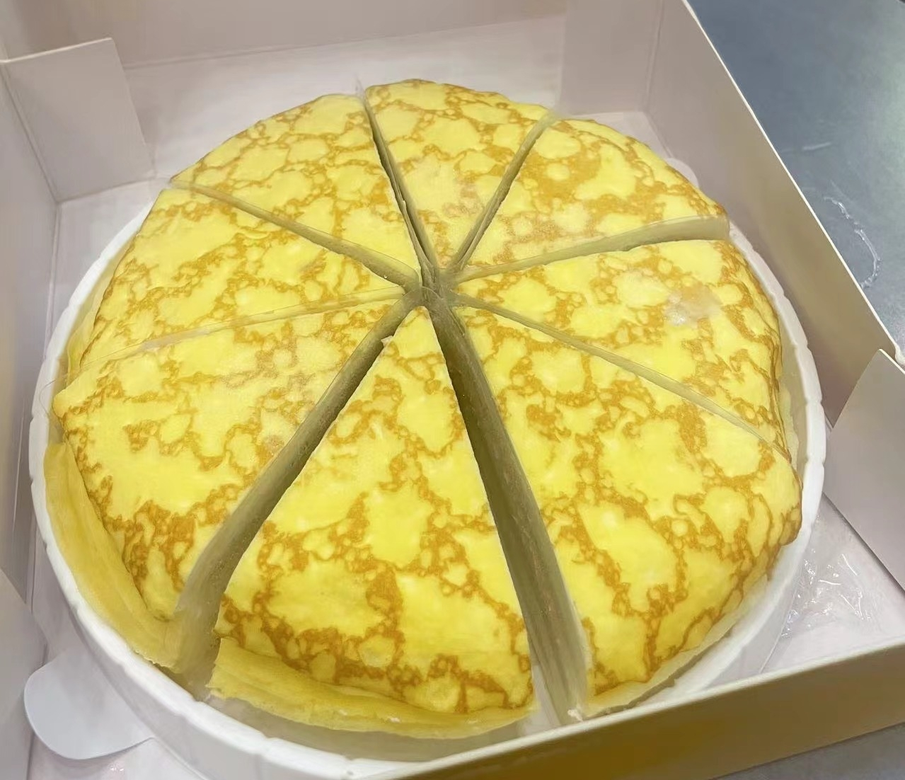
#> input picture experiment1/HSV/original2.png, 905 x 780 px, shrunk from 1279 x 1102 before the run, found by its file name
$ python '直方图均衡加颜色提取.py'
#> lines starting #> are read from the running program, lines starting #| are printed output that depends on the picture; after the words box and inside, x2 and y2 are one past the last pixel; in counts of white or black regions, pixels touching at a corner belong together
import cv2
import numpy as np

# 读取图像
image = cv2.imread('F:\DIP\experiment1\HSV\original2.png')  # 替换为你的图像路径
#> image is the input picture: shape (780, 905, 3); mean B, G, R 110.5, 175.9, 191
# 将BGR转换为HSV
hsv = cv2.cvtColor(image, cv2.COLOR_BGR2HSV)
#> hsv: shape (780, 905, 3); mean H, S, V 29.1, 106.1, 192

# 分离HSV通道
h, s, v = cv2.split(hsv)
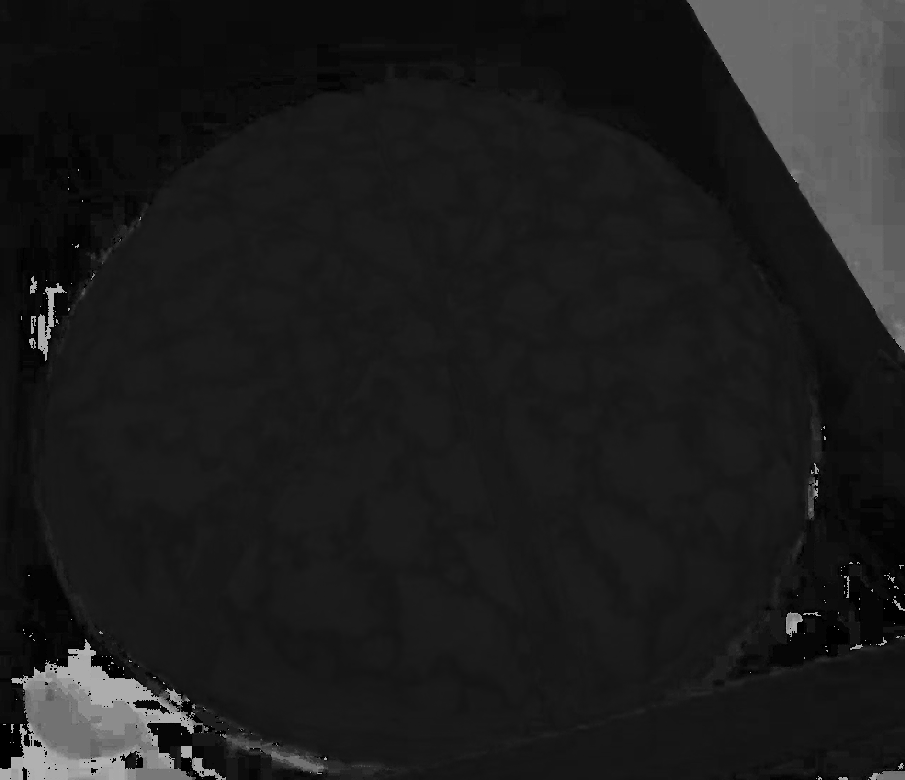
#> h: shape (780, 905); min 0, max 178, mean 29.1
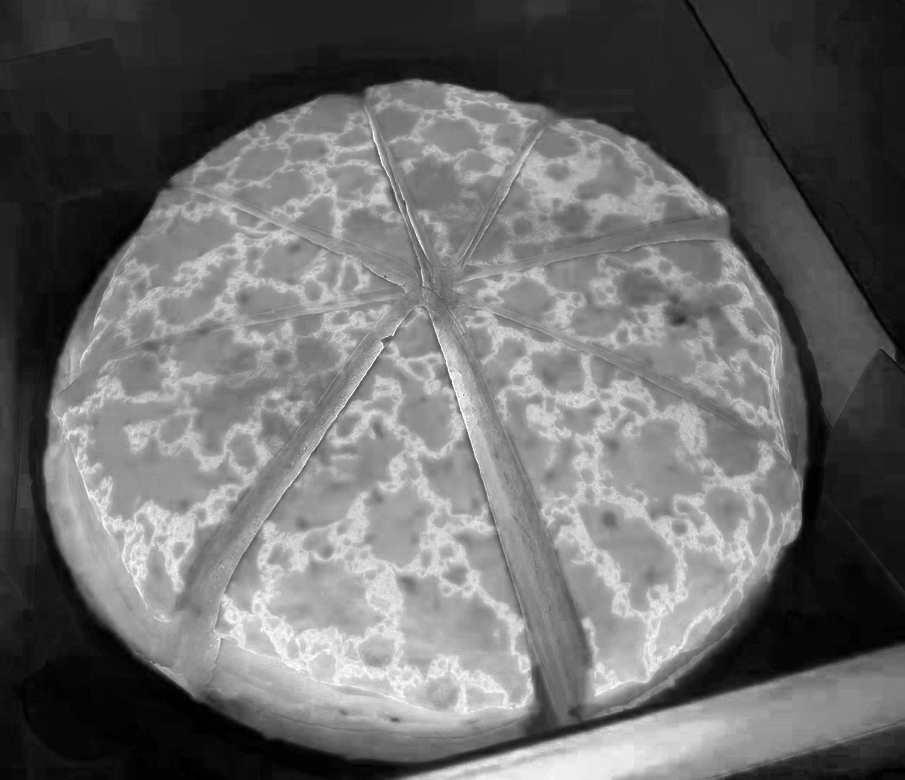
#> s: shape (780, 905); min 0, max 255, mean 106.1
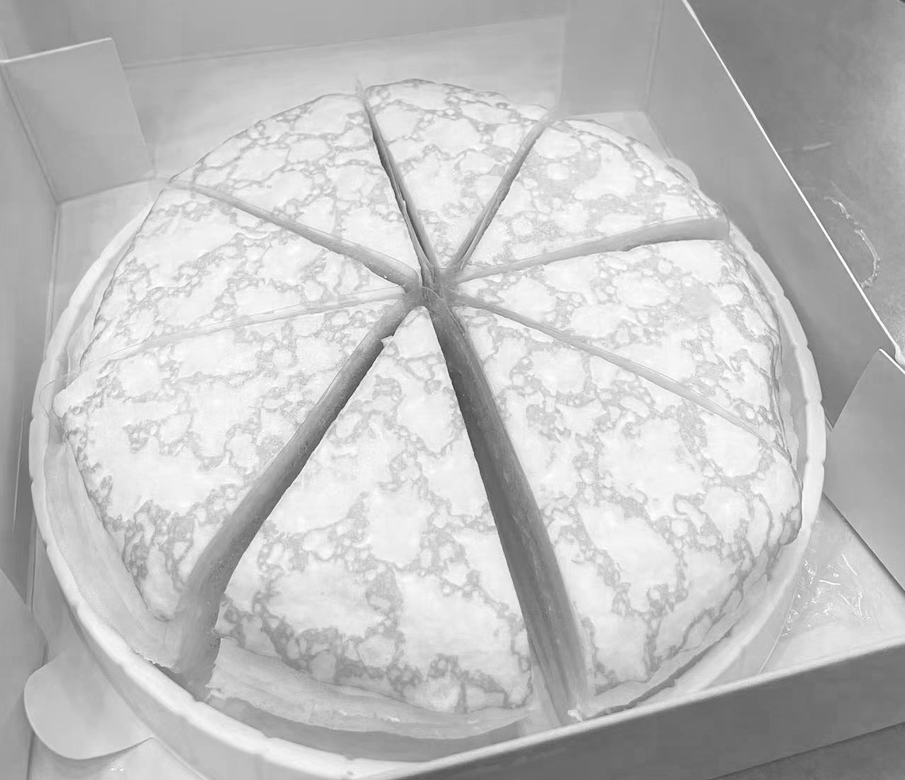
#> v: shape (780, 905); min 62, max 255, mean 192

# 对V通道进行直方图均衡化
v_eq = cv2.equalizeHist(v)
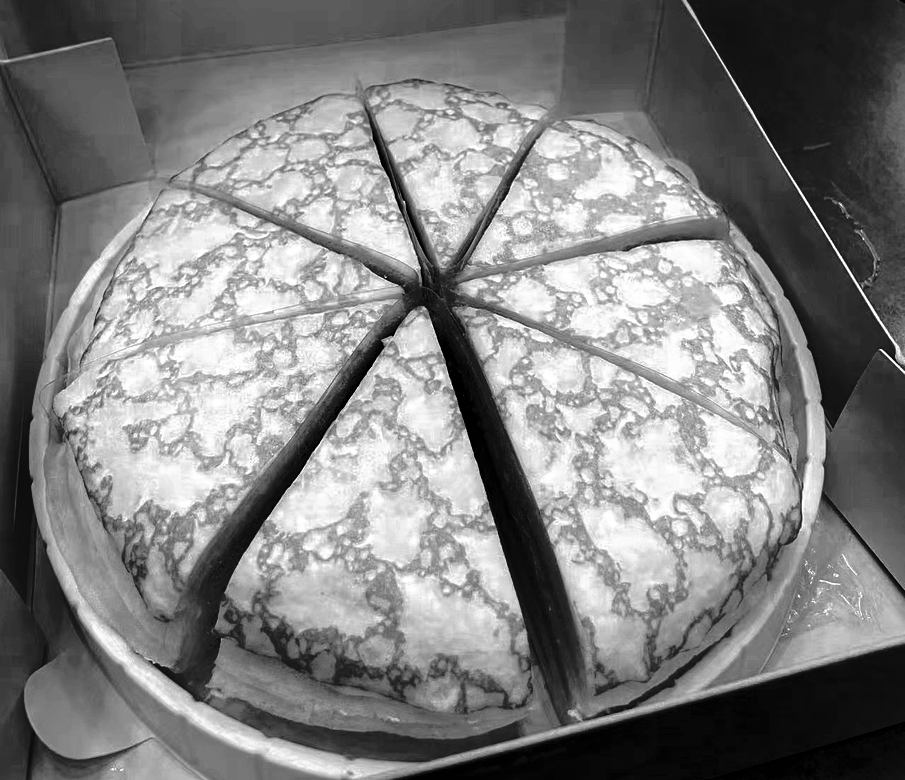
#> v_eq: shape (780, 905); min 0, max 255, mean 128.6

# 合并均衡化后的V通道
hsv_eq = cv2.merge([h, s, v_eq])
#> hsv_eq: shape (780, 905, 3); mean H, S, V 29.1, 106.1, 128.6

# 转换回BGR颜色空间
image_eq = cv2.cvtColor(hsv_eq, cv2.COLOR_HSV2BGR)
# 将均衡化后的图像转换为HSV
hsv_eq = cv2.cvtColor(image_eq, cv2.COLOR_BGR2HSV)
#> hsv_eq: shape (780, 905, 3); mean H, S, V 28.2, 108.6, 128.6

# 定义黄色的HSV范围
# 黄色的Hue大约在20到30之间（范围可根据需要调整）
lower_yellow = np.array([15, 100, 100])  # 下界
upper_yellow = np.array([35, 255, 255])  # 上界

# 创建黄色掩膜
mask_yellow = cv2.inRange(hsv_eq, lower_yellow, upper_yellow)
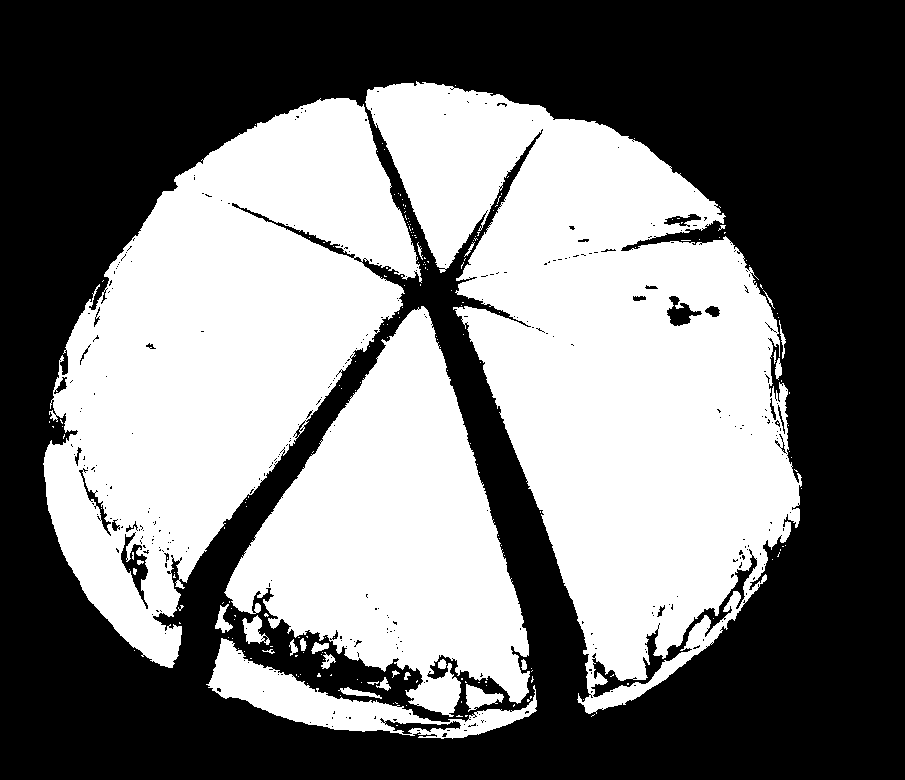
#> mask_yellow: shape (780, 905); 46.6% white; 212 white regions (184 under 20 px), largest, box (x1, y1, x2, y2) and area: (365, 81, 802, 714) 141908, (43, 98, 422, 668) 111498, (224, 306, 530, 717) 63904

# 可选：使用形态学操作（如膨胀）来扩大黄色区域
kernel = np.ones((5,5), np.uint8)
mask_yellow = cv2.dilate(mask_yellow, kernel, iterations=1)
#> mask_yellow: shape (780, 905); 50.8% white; 87 black regions (60 under 20 px), largest, box (x1, y1, x2, y2) and area: (0, 0, 905, 780) 341961, (227, 613, 419, 704) 3636, (652, 223, 722, 242) 327

# 将掩膜应用到均衡化后的图像上
yellow_extracted = cv2.bitwise_and(image_eq, image_eq, mask=mask_yellow)
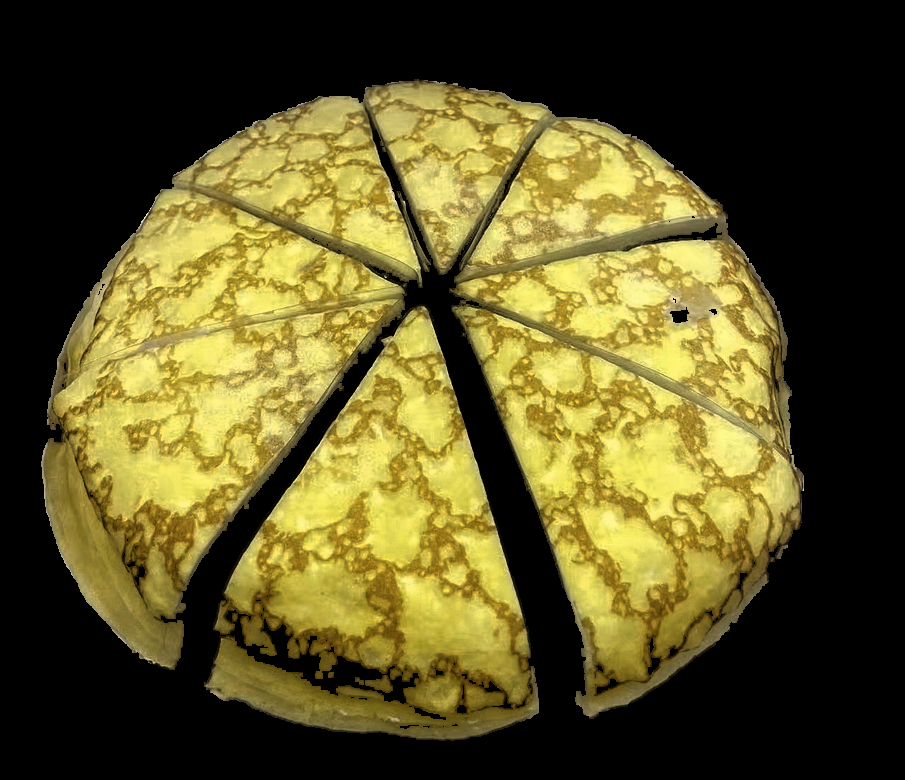
#> yellow_extracted: shape (780, 905, 3); mean B, G, R 36.4, 83.1, 91.5


# 显示原始图像、均衡化图像、掩膜和提取的黄色区域
cv2.imshow('Original Image', image)
cv2.imshow('Histogram Equalized Image', image_eq)
cv2.imshow('Yellow Mask', mask_yellow)
cv2.imshow('Yellow Extracted', yellow_extracted)

# 等待按键然后关闭窗口
cv2.waitKey(0)
cv2.destroyAllWindows()

# 或者保存结果
cv2.imwrite('F:\DIP\experiment2\yellow_extracted3.jpg', yellow_extracted)
cv2.imwrite('F:\DIP\experiment2\mask_yellow3.jpg', mask_yellow)
cv2.imwrite('F:\DIP\experiment2\image_eq3.jpg', image_eq)

$ run again, with experiment1/HSV/original1.png copied over experiment1/HSV/original2.png
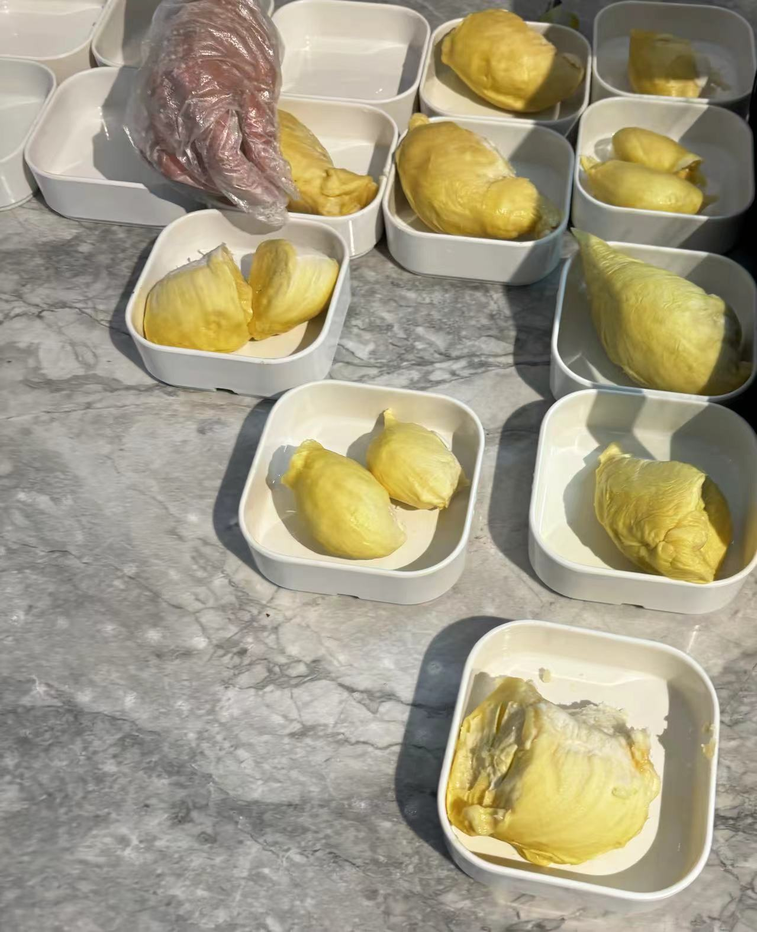
#> input picture experiment1/HSV/original1.png, 757 x 932 px, shrunk from 1279 x 1574 before the run, found by its file name
#> image is the input picture: shape (932, 757, 3); mean B, G, R 131.2, 155, 162.5
#> hsv: shape (932, 757, 3); mean H, S, V 25.8, 47.9, 162.8
#> `mask_yellow = cv2.inRange(hsv_eq, lower_yellow, upper_yellow)`:
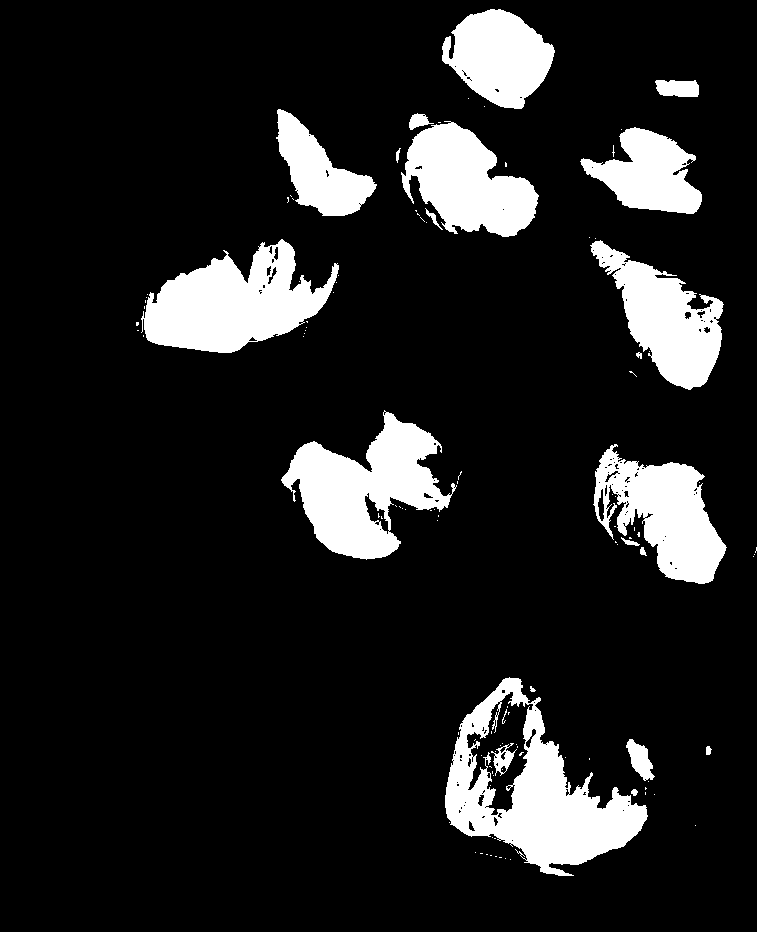
#> mask_yellow: shape (932, 757); 13% white; 114 white regions (92 under 20 px), largest, box (x1, y1, x2, y2) and area: (445, 677, 648, 876) 16292, (281, 410, 457, 560) 12844, (141, 239, 339, 353) 12841
#> `yellow_extracted = cv2.bitwise_and(image_eq, image_eq, mask=mask_yellow)`:
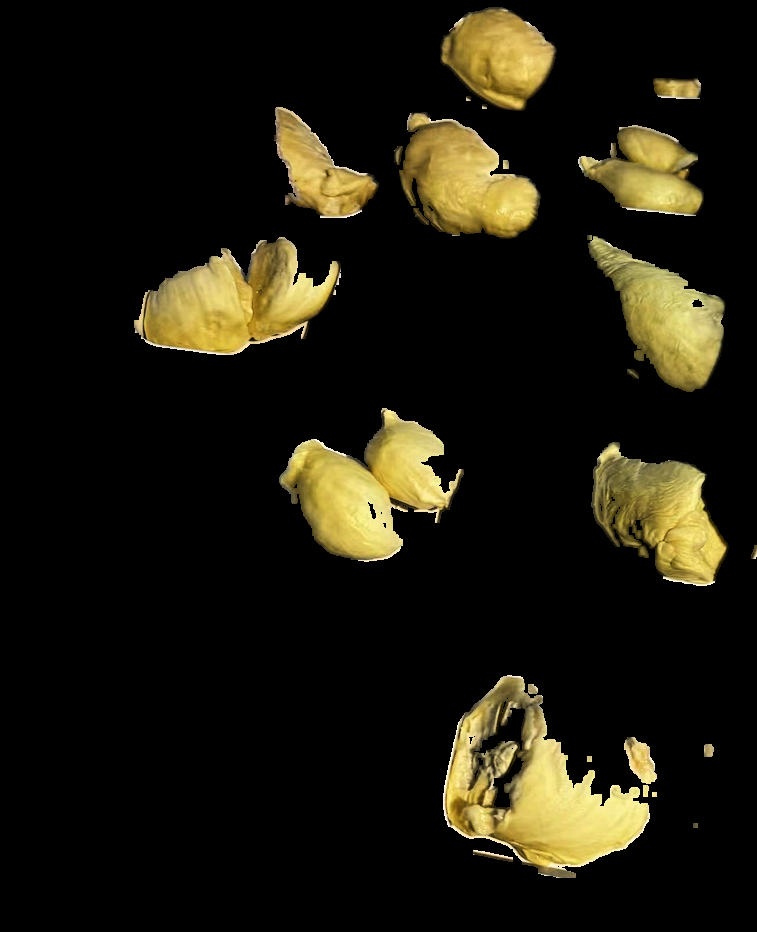
#> yellow_extracted: shape (932, 757, 3); mean B, G, R 13, 25.5, 28.8

$ run again, with experiment1/HSV/对比图2.png copied over experiment1/HSV/original2.png
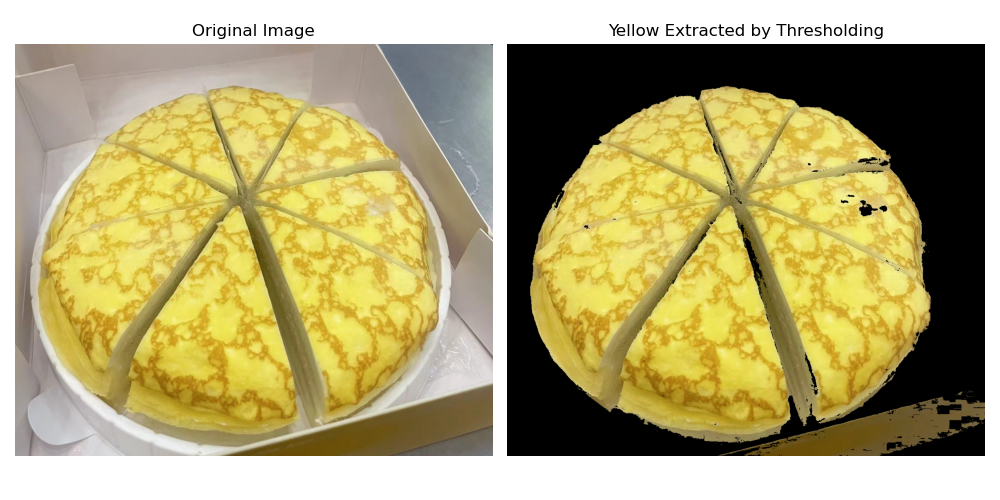
#> input picture experiment1/HSV/对比图2.png, 1000 x 500 px, found by its file name
#> image is the input picture: shape (500, 1000, 3); mean B, G, R 114.9, 164.8, 175.5
#> hsv: shape (500, 1000, 3); mean H, S, V 17.3, 78.7, 175.9
#> `mask_yellow = cv2.inRange(hsv_eq, lower_yellow, upper_yellow)`:
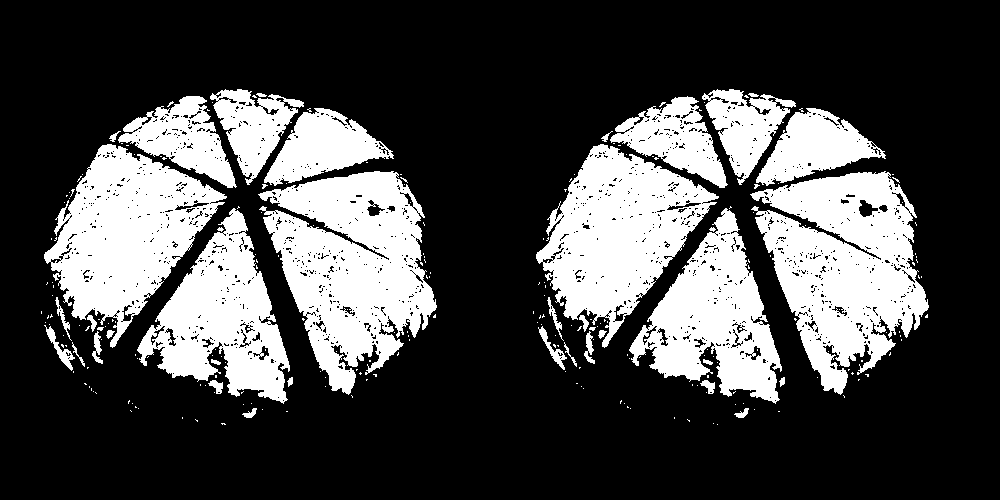
#> mask_yellow: shape (500, 1000); 28.5% white; 253 white regions (213 under 20 px), largest, box (x1, y1, x2, y2) and area: (258, 171, 437, 395) 23029, (750, 171, 929, 395) 22868, (44, 144, 227, 348) 18468
#> `yellow_extracted = cv2.bitwise_and(image_eq, image_eq, mask=mask_yellow)`:
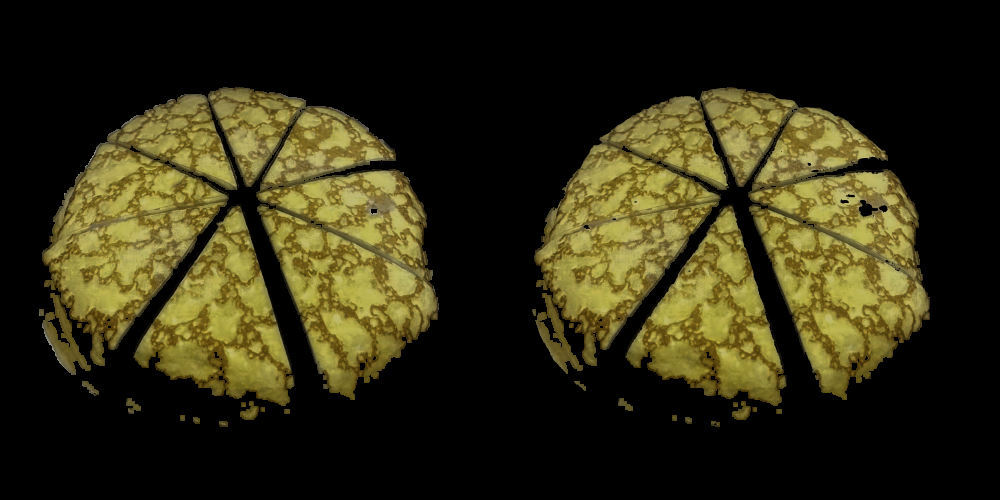
#> yellow_extracted: shape (500, 1000, 3); mean B, G, R 18.9, 43.2, 47.4
